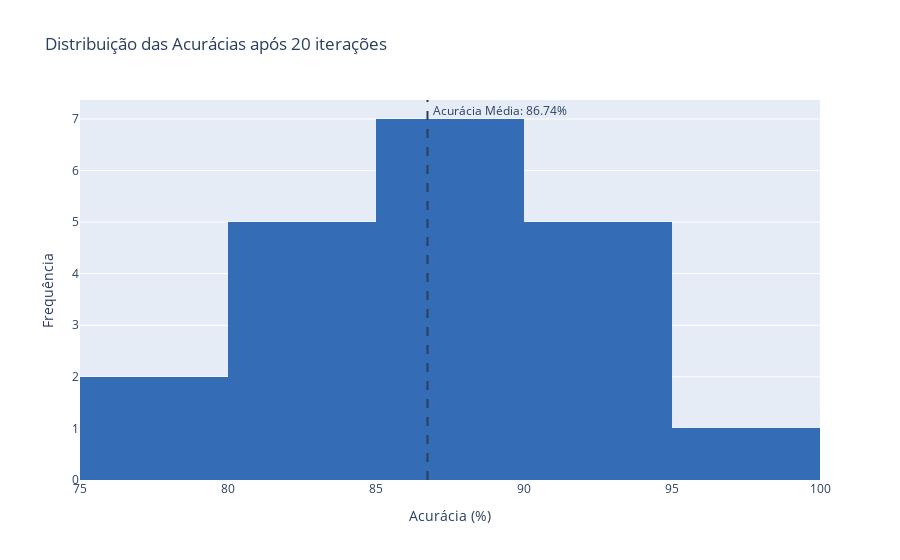

Notebook code for this chart:
### Code cell
plot_accuracies(tree_res, export=True, filename='tree_acc', path='../figs/metrics')

### Figure 1 — Plotly figure (JSON) as saved in the notebook; plotly's stock layout.template omitted (floating-point values rounded to 4 significant figures)
{"data": [{"marker": {"color": "#346CB5"}, "nbinsx": 5, "type": "histogram", "x": [93.75, 93.75, 81.25, 87.5, 90.62, 79.69, 87.5, 93.75, 82.54, 79.37, 80.95, 88.89, 85.71, 85.71, 80.95, 80.95, 93.65, 95.24, 87.3, 85.71]}], "layout": {"annotations": [{"showarrow": false, "text": " Acurácia Média: 86.74%", "x": 86.74, "xanchor": "left", "xref": "x", "y": 1, "yanchor": "top", "yref": "y domain"}], "autosize": true, "shapes": [{"line": {"dash": "dash"}, "type": "line", "x0": 86.74, "x1": 86.74, "xref": "x", "y0": 0, "y1": 1, "yref": "y domain"}], "title": {"text": "Distribuição das Acurácias após 20 iterações"}, "xaxis": {"autorange": true, "range": [75, 100], "title": {"text": "Acurácia (%)"}, "type": "linear"}, "yaxis": {"autorange": true, "range": [0, 7.368], "title": {"text": "Frequência"}}}}
